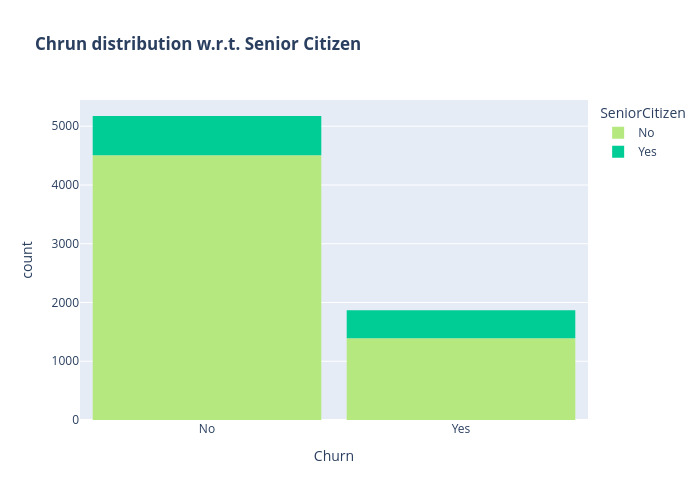

The notebook cell saved with this chart:
### Code cell
color_map = {"Yes": '#00CC96', "No": '#B6E880'}
fig = px.histogram(data, x="Churn", color="SeniorCitizen", title="<b>Chrun distribution w.r.t. Senior Citizen</b>", color_discrete_map=color_map)
fig.update_layout(width=700, height=500, bargap=0.1)
fig.show()

### Figure 1 — Plotly figure (JSON) as saved in the notebook; plotly's stock layout.template omitted (floating-point values rounded to 4 significant figures; data arrays with more than 128 entries replaced by an {"elided": "..."} marker saying what was removed)
{"data": [{"alignmentgroup": "True", "bingroup": "x", "hovertemplate": "SeniorCitizen=No<br>Churn=%{x}<br>count=%{y}<extra></extra>", "legendgroup": "No", "marker": {"color": "#B6E880", "pattern": {"shape": ""}}, "name": "No", "offsetgroup": "No", "orientation": "v", "showlegend": true, "type": "histogram", "x": {"elided": "5901 str values"}, "xaxis": "x", "yaxis": "y"}, {"alignmentgroup": "True", "bingroup": "x", "hovertemplate": "SeniorCitizen=Yes<br>Churn=%{x}<br>count=%{y}<extra></extra>", "legendgroup": "Yes", "marker": {"color": "#00CC96", "pattern": {"shape": ""}}, "name": "Yes", "offsetgroup": "Yes", "orientation": "v", "showlegend": true, "type": "histogram", "x": {"elided": "1142 str values"}, "xaxis": "x", "yaxis": "y"}], "layout": {"bargap": 0.1, "barmode": "relative", "height": 500, "legend": {"title": {"text": "SeniorCitizen"}, "tracegroupgap": 0}, "title": {"text": "<b>Chrun distribution w.r.t. Senior Citizen</b>"}, "width": 700, "xaxis": {"anchor": "y", "domain": [0, 1], "title": {"text": "Churn"}}, "yaxis": {"anchor": "x", "domain": [0, 1], "title": {"text": "count"}}}}
